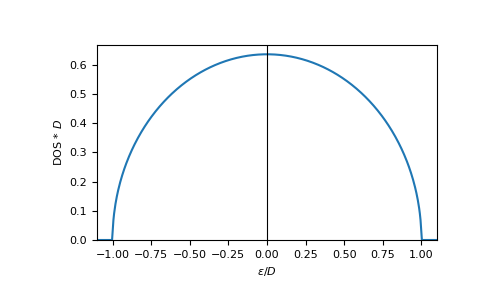

Source code (Python):
# Calculate integrals:

from mpmath import mp
mp.quad(gt.lattice.bethe.dos_mp, [-1, 1])
# mpf('1.0')

eps = np.linspace(-1.1, 1.1, num=500)
dos_mp = [gt.lattice.bethe.dos_mp(ee, half_bandwidth=1) for ee in eps]
dos_mp = np.array(dos_mp, dtype=np.float64)

import matplotlib.pyplot as plt
_ = plt.plot(eps, dos_mp)
_ = plt.xlabel(r"$\epsilon/D$")
_ = plt.ylabel(r"DOS * $D$")
_ = plt.axvline(0, color='black', linewidth=0.8)
_ = plt.ylim(bottom=0)
_ = plt.xlim(left=eps.min(), right=eps.max())
plt.show()
